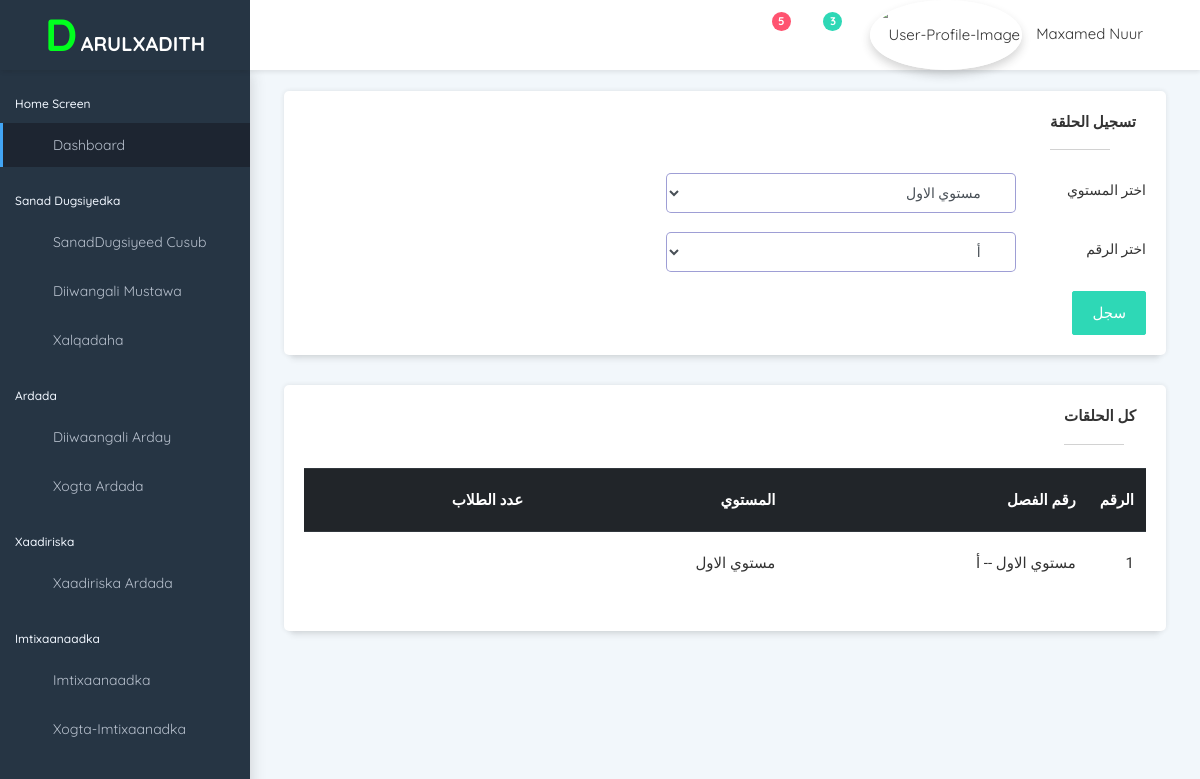
The page /xalqadaha/ on the database as committed earlier.
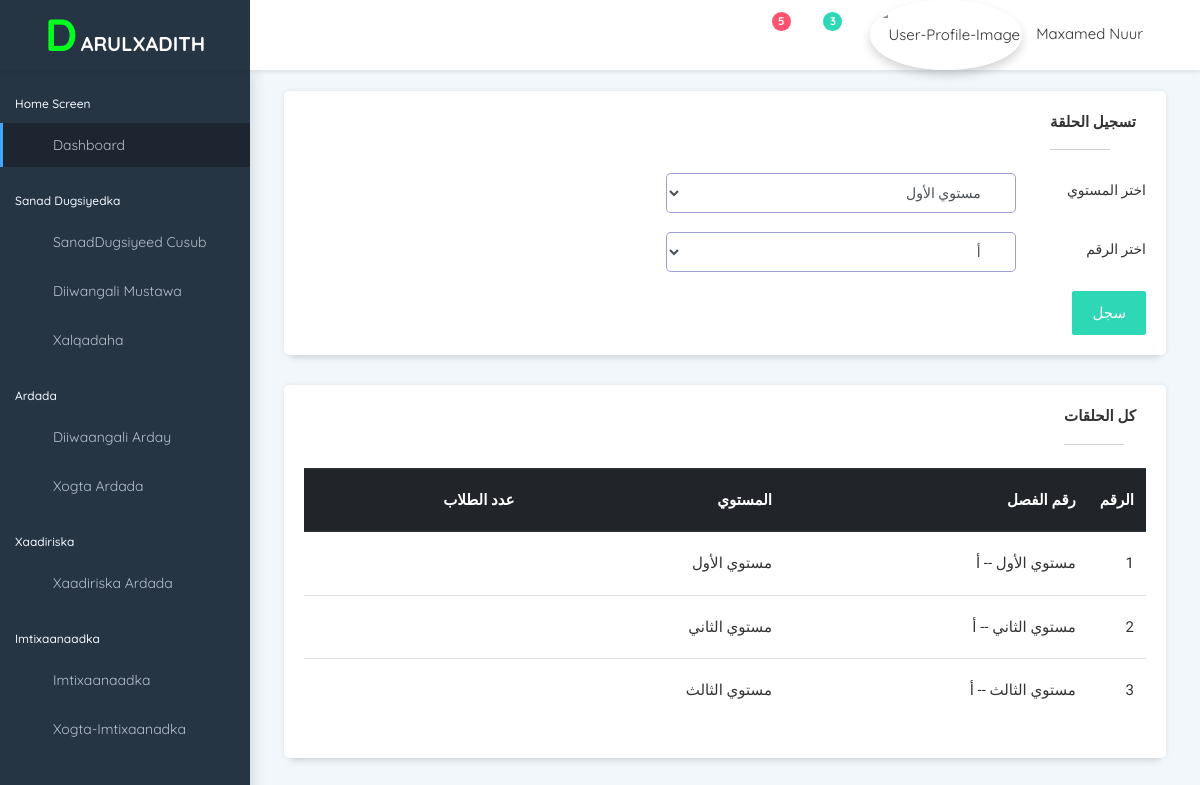
The same page on the database as committed later.
### darulxadith_system/models.py (models this page shows)
class Xalqada(models.Model):
    mustawaha=models.ForeignKey(Mustawaha,on_delete=models.CASCADE)
    magacaXalqada=models.CharField(max_length=255)
    def __str__(self) -> str:
        return str(self.mustawaha) +" -- "+ self.magacaXalqada

class Mustawaha(models.Model):
    magacaMustawaha=models.CharField(max_length=100)
    sanadDugsiyeedka=models.ForeignKey(SanadDugsiyeedka,on_delete=models.CASCADE)
    maadoyinka=models.CharField(max_length=1000)
    def __str__(self) -> str:
        return self.magacaMustawaha

### darulxadith_system/views.py (the view, shortened to what this page needs)
# urls.py: path('xalqadaha/',views.addXalqad),
def addXalqad(request):
    state=''
    xalqadaha = Xalqada.objects.all()
    mustawayasha=Mustawaha.objects.all()
    data={
        'mustawayasha':mustawayasha,
        'xalqadaha':xalqadaha,
        'state':state
    }
    return render(request,'darulxadith_pr/xalqadaha.html',data)

### templates/darulxadith_pr/xalqadaha.html (shortened to what the changed rows need)
{% extends 'base.html' %}
{% load jalali_tags %}
{% load static %}
{% block content %}
<link href="{% static "hijriStatic/css/bootstrap-datetimepicker.min.css" %}" rel="stylesheet" />
<div class="pcoded-content" dir="rtl" style="text-align: right; font-family: 'Amiri', serif;">
    <div class="pcoded-inner-content">
        <div class="main-body">
            <div class="page-wrapper">
                <div class="page-body">
                    <div class="row">
                        <div class="col-sm-12">
                            <div class="card">
                                <div class="card-block">
                                    <form method="post" action="/xalqadaha/" enctype="multipart/form-data">
                                        <div class="form-group row">
                                            <div class="row">
                                                <div class="col-sm-8">
                                                    <select name="magaca-mustawaha" class="form-control"
                                                        style='padding-right: 30px;width:350px;height: 40px; border: 1px solid rgba(29, 29, 157, 0.427);border-radius: 5px;'
                                                        required style="text-align: center;">
                                                        {% for mustawaha in mustawayasha %}
                                                            <option>{{mustawaha}}</option>
                                                        {% endfor %}
                                                    </select>
                                                </div>
                                            </div>
                                        </div>
                                    </form>
                                </div>
                            </div>
                            <div class="card">
                                <div class="card-block">
                                    <table class="table table-hover">
                                        <thead class="thead-dark">
                                            <th width="10px" >الرقم</th>
                                            <th>رقم الفصل </th>
                                            <th>المستوي</th>
                                            <th>عدد الطلاب</th>
                                        </thead>
                                        <tbody>
                                            {% for xalqada in xalqadaha %}
                                            <tr onclick="location.href='/xogta_xalqadaan/{{xalqada.pk}}/' ">
                                                <td>{{ forloop.counter }}</td>
                                                <td>{{ xalqada }}</td>
                                                <td>{{ xalqada.mustawaha }}</td>
                                                <td>{{ xalqada.all.count }}</td>
                                            </tr>
                                            {% endfor %}
                                        </tbody>
                                    </table>
                                </div>
                            </div>
                        </div>
                    </div>
                </div>
            </div>
        </div>
    </div>
</div>
{% endblock %}

Rows that differ between the two databases and show on the page:
changed through a linked row, Xalqada: mustawaha+magacaXalqada "مستوي الاول -- أ" → "مستوي الأول -- أ"; mustawaha "مستوي الاول" → "مستوي الأول"
added Xalqada: mustawaha+magacaXalqada "مستوي الثاني -- أ", mustawaha "مستوي الثاني"
added Xalqada: mustawaha+magacaXalqada "مستوي الثالث -- أ", mustawaha "مستوي الثالث"
Other text that changed with them:
form field magaca-mustawaha: "مستوي الاول" → "مستوي الأول"
